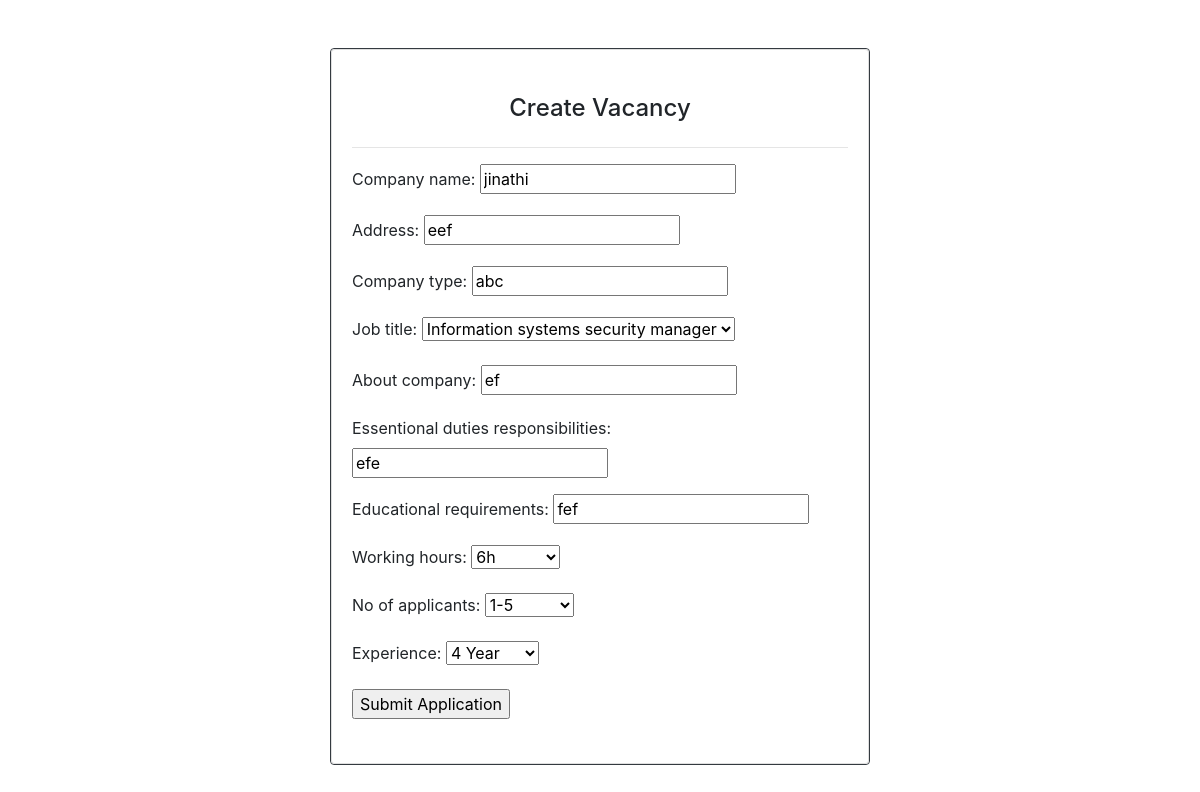
The page /updatecom/4/ on the database its author committed.
### vacancies/models.py (models this page shows, shortened)
class vacancy (models.Model):
    WORKINGHOURS = (
        ('6h','6h'),
        ('7h','7h'),
        ('8h','8h'),
        ('9h','9h'),
        ('10h','10h'),
        )
    JOBTITLE= (
        ('Software Engineering','Software Engineering'),
        ('Big data engineer','Big data engineer'),
        ('DevOps Engineer','DevOps Engineer'),
        ('Information systems security manager','Information systems security manager'),
        ('Mobile applications developer','Mobile applications developer'),
        ('Database manager','Database manager'),
        ('Data scientist','Data scientist'),
        ('Network/cloud engineer','Network/cloud engineer'),
        )
    WORKSSTATUS= (
        ('Remote','Remote'),
        ('On-Site','On-Site'),
        ('Hybrid','Hybrid'),
        )
    NOOFAPPLICANTS = (
        ('1-5','1-5'),
        ('5-10','5-10'),
        ('10-20','10-20'),
        ('20-50','20-50'),
        ('50+','50+'),
        )
    EXPERIENCE = (
        ('Intern','Intern'),
        ('6 months','6 months'),
        ('1 Year','1 Year'),
        ('2 Year','2 Year'),
        ('3 Year','3 Year'),
        ('4 Year','4 Year'),
        ('5 Year','5 Year'),
        ('6 Year','6 Year'),
        ('6+','6+'),
        )
    company_name =  models.CharField(max_length=200,null=True)
    address =  models.CharField(max_length=200,null=True)
    company_type =  models.CharField(max_length=200,null=True)
    job_title =  models.CharField(max_length=200,null=True,choices=JOBTITLE)
    about_company =  models.CharField(max_length=200,null=True)
    Essentional_duties_responsibilities =  models.CharField(max_length=200,null=True)
    educational_requirements =  models.CharField(max_length=200,null=True)
    working_hours =  models.CharField(max_length=200,null=True,choices=WORKINGHOURS)
    no_of_applicants =  models.CharField(max_length=200,null=True,choices=NOOFAPPLICANTS)
    experience =  models.CharField(max_length=200,null=True,choices=EXPERIENCE)

### vacancies/views.py (the view)
# urls.py: path('updatecom/<str:pk>/',views.updateComVa, name="updatecom"),
def updateComVa(request, pk):
    vacan = vacancy.objects.get(id=pk)
    form = vacancyform(instance=vacan)
    if request.method == 'POST':
        form = vacancyform(request.POST, instance=vacan)
        if form.is_valid():
                form.save()
                return redirect('jrecruiting')
    context = {'form':form}
    return render(request, 'vacancies/cvacancy.html',context)

### vacancies/forms.py
class vacancyform(ModelForm):
        class Meta:
            model = vacancy
            fields = '__all__'

### vacancies/templates/vacancies/cvacancy.html (shortened to what this page needs)
<!doctype html>
<html lang="en">
  <head>
    <link rel="stylesheet" href="https://stackpath.bootstrapcdn.com/bootstrap/4.3.1/css/bootstrap.min.css">
  </head>
  <body>
    <br/> <br/>
    <div class="container">
        <div class="row" >
            <div class="col-md-6 mx-auto"  >
                <div class="card border-dark mb-4 border-4" style="max-width: 98rem;">
                    <div class="card">
                        <div class="card-body">
                            <div class="row">
                                <div class="col">
                                    <center>
                                        <br />
                                    </center>
                                </div>
                            </div>
                            <div class="row">
                                <div class="col">
                                    <center>
                                        <h4> Create Vacancy </h4>
                                    </center>
                                </div>
                            </div>
                            <div class="row">
                                <div class="col">
                                    <hr>
                                </div>
                            </div>
                            <form method="POST" action="">
                                {{form.as_p}}
                                 <input type="submit" value= "Submit Application" name="submit">
                            </form>
                            </div> <br/>
                </div>
            </div>
        </div>
    </div>
</body>
</html>

### rows shown on the page
vacancy: company_name "jinathi", address "eef", company_type "abc", job_title "Information systems security manager", about_company "ef", Essentional_duties_responsibilities "efe", educational_requirements "fef", working_hours "6h", no_of_applicants "1-5", experience "4 Year"
